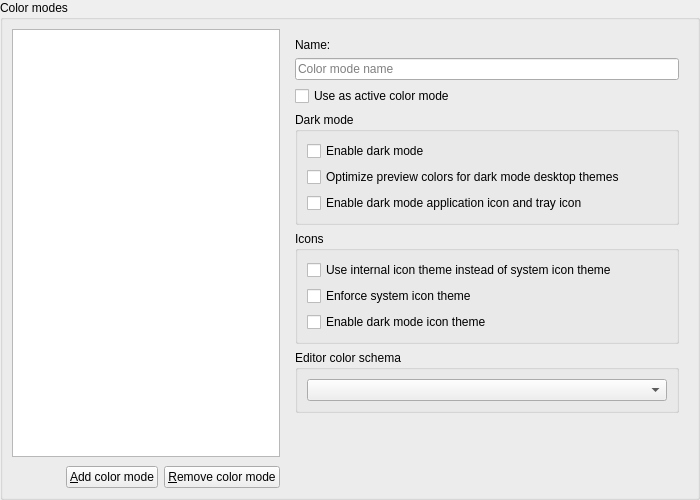
<?xml version="1.0" encoding="UTF-8"?>
<ui version="4.0">
 <class>ColorModeSettingsWidget</class>
 <widget class="QWidget" name="ColorModeSettingsWidget">
  <property name="geometry">
   <rect>
    <x>0</x>
    <y>0</y>
    <width>700</width>
    <height>500</height>
   </rect>
  </property>
  <layout class="QGridLayout" name="gridLayout_colorModes">
   <property name="leftMargin">
    <number>0</number>
   </property>
   <property name="topMargin">
    <number>0</number>
   </property>
   <property name="rightMargin">
    <number>0</number>
   </property>
   <property name="bottomMargin">
    <number>0</number>
   </property>
   <item row="0" column="0">
    <widget class="QGroupBox" name="colorModesGroupBox">
     <property name="title">
      <string>Color modes</string>
     </property>
     <layout class="QGridLayout" name="gridLayout_colorModesInner">
      <item row="0" column="0">
       <widget class="QFrame" name="colorModeSelectFrame">
        <property name="sizePolicy">
         <sizepolicy hsizetype="Preferred" vsizetype="Preferred">
          <horstretch>2</horstretch>
          <verstretch>0</verstretch>
         </sizepolicy>
        </property>
        <property name="frameShape">
         <enum>QFrame::Shape::NoFrame</enum>
        </property>
        <property name="frameShadow">
         <enum>QFrame::Shadow::Raised</enum>
        </property>
        <layout class="QGridLayout" name="gridLayout_colorModeSelect">
         <property name="leftMargin">
          <number>0</number>
         </property>
         <property name="topMargin">
          <number>0</number>
         </property>
         <property name="rightMargin">
          <number>0</number>
         </property>
         <property name="bottomMargin">
          <number>0</number>
         </property>
         <property name="spacing">
          <number>9</number>
         </property>
         <item row="0" column="0">
          <widget class="QListWidget" name="colorModeListWidget">
           <property name="sizePolicy">
            <sizepolicy hsizetype="Expanding" vsizetype="Expanding">
             <horstretch>2</horstretch>
             <verstretch>0</verstretch>
            </sizepolicy>
           </property>
          </widget>
         </item>
         <item row="1" column="0">
          <widget class="QFrame" name="colorModeButtonFrame">
           <property name="frameShape">
            <enum>QFrame::Shape::NoFrame</enum>
           </property>
           <property name="frameShadow">
            <enum>QFrame::Shadow::Plain</enum>
           </property>
           <layout class="QGridLayout" name="gridLayout_colorModeButtons">
            <property name="leftMargin">
             <number>0</number>
            </property>
            <property name="topMargin">
             <number>0</number>
            </property>
            <property name="rightMargin">
             <number>0</number>
            </property>
            <property name="bottomMargin">
             <number>0</number>
            </property>
            <item row="0" column="0">
             <spacer name="colorModeButtonSpacer">
              <property name="orientation">
               <enum>Qt::Orientation::Horizontal</enum>
              </property>
              <property name="sizeHint" stdset="0">
               <size>
                <width>40</width>
                <height>20</height>
               </size>
              </property>
             </spacer>
            </item>
            <item row="0" column="1">
             <widget class="QPushButton" name="colorModeAddButton">
              <property name="text">
               <string>&amp;Add color mode</string>
              </property>
              <property name="icon">
               <iconset theme="list-add" resource="../breeze-qownnotes.qrc">
                <normaloff>:/icons/breeze-qownnotes/16x16/list-add.svg</normaloff>:/icons/breeze-qownnotes/16x16/list-add.svg</iconset>
              </property>
             </widget>
            </item>
            <item row="0" column="2">
             <widget class="QPushButton" name="colorModeRemoveButton">
              <property name="text">
               <string>&amp;Remove color mode</string>
              </property>
              <property name="icon">
               <iconset theme="edit-delete" resource="../breeze-qownnotes.qrc">
                <normaloff>:/icons/breeze-qownnotes/16x16/edit-delete.svg</normaloff>:/icons/breeze-qownnotes/16x16/edit-delete.svg</iconset>
              </property>
             </widget>
            </item>
           </layout>
          </widget>
         </item>
        </layout>
       </widget>
      </item>
      <item row="0" column="3">
       <widget class="QFrame" name="colorModeEditFrame">
        <property name="sizePolicy">
         <sizepolicy hsizetype="Preferred" vsizetype="Preferred">
          <horstretch>3</horstretch>
          <verstretch>0</verstretch>
         </sizepolicy>
        </property>
        <property name="frameShape">
         <enum>QFrame::Shape::NoFrame</enum>
        </property>
        <property name="frameShadow">
         <enum>QFrame::Shadow::Raised</enum>
        </property>
        <layout class="QGridLayout" name="gridLayout_colorModeEdit">
         <item row="0" column="0" colspan="2">
          <widget class="QLabel" name="colorModeNameLabel">
           <property name="text">
            <string>Name:</string>
           </property>
          </widget>
         </item>
         <item row="1" column="0" colspan="2">
          <widget class="QLineEdit" name="colorModeNameLineEdit">
           <property name="toolTip">
            <string>Name of the color mode</string>
           </property>
           <property name="placeholderText">
            <string>Color mode name</string>
           </property>
           <property name="clearButtonEnabled">
            <bool>true</bool>
           </property>
          </widget>
         </item>
         <item row="2" column="0" colspan="2">
          <widget class="QCheckBox" name="colorModeActiveCheckBox">
           <property name="text">
            <string>Use as active color mode</string>
           </property>
          </widget>
         </item>
         <item row="3" column="0" colspan="2">
          <widget class="QGroupBox" name="colorModeDarkModeGroupBox">
           <property name="title">
            <string>Dark mode</string>
           </property>
           <layout class="QGridLayout" name="gridLayout_colorModeDarkMode">
            <item row="0" column="0">
             <widget class="QCheckBox" name="colorModeDarkModeCheckBox">
              <property name="toolTip">
               <string>This enables the dark mode, interface and icons will be modified. You need to restart the application to let these changes take action.</string>
              </property>
              <property name="text">
               <string>Enable dark mode</string>
              </property>
             </widget>
            </item>
            <item row="1" column="0">
             <widget class="QCheckBox" name="colorModeDarkModeColorsCheckBox">
              <property name="toolTip">
               <string>Only some colors will be adapted, your desktop theme will control the rest. You need to restart the application to let these changes take action.</string>
              </property>
              <property name="text">
               <string>Optimize preview colors for dark mode desktop themes</string>
              </property>
             </widget>
            </item>
            <item row="2" column="0">
             <widget class="QCheckBox" name="colorModeDarkModeTrayIconCheckBox">
              <property name="toolTip">
               <string>You may need to restart the application to let these changes take effect</string>
              </property>
              <property name="text">
               <string>Enable dark mode application icon and tray icon</string>
              </property>
             </widget>
            </item>
           </layout>
          </widget>
         </item>
         <item row="4" column="0" colspan="2">
          <widget class="QGroupBox" name="colorModeIconsGroupBox">
           <property name="title">
            <string>Icons</string>
           </property>
           <layout class="QGridLayout" name="gridLayout_colorModeIcons">
            <item row="0" column="0">
             <widget class="QCheckBox" name="colorModeInternalIconThemeCheckBox">
              <property name="toolTip">
               <string>You need to restart the application to let this setting take effect</string>
              </property>
              <property name="text">
               <string>Use internal icon theme instead of system icon theme</string>
              </property>
             </widget>
            </item>
            <item row="1" column="0">
             <widget class="QCheckBox" name="colorModeSystemIconThemeCheckBox">
              <property name="toolTip">
               <string>You need to restart the application to let this setting take effect</string>
              </property>
              <property name="text">
               <string>Enforce system icon theme</string>
              </property>
             </widget>
            </item>
            <item row="2" column="0">
             <widget class="QCheckBox" name="colorModeDarkModeIconThemeCheckBox">
              <property name="toolTip">
               <string>You may need to restart the application to let these changes take effect</string>
              </property>
              <property name="text">
               <string>Enable dark mode icon theme</string>
              </property>
             </widget>
            </item>
           </layout>
          </widget>
         </item>
         <item row="5" column="0" colspan="2">
          <widget class="QGroupBox" name="colorModeEditorSchemaGroupBox">
           <property name="title">
            <string>Editor color schema</string>
           </property>
           <layout class="QGridLayout" name="gridLayout_colorModeEditorSchema">
            <item row="0" column="0">
             <widget class="QComboBox" name="colorModeEditorColorSchemaComboBox">
              <property name="toolTip">
               <string>Select the editor color schema for this color mode</string>
              </property>
             </widget>
            </item>
           </layout>
          </widget>
         </item>
         <item row="6" column="0">
          <spacer name="colorModeVerticalSpacer">
           <property name="orientation">
            <enum>Qt::Vertical</enum>
           </property>
           <property name="sizeType">
            <enum>QSizePolicy::Policy::Expanding</enum>
           </property>
           <property name="sizeHint" stdset="0">
            <size>
             <width>20</width>
             <height>5</height>
            </size>
           </property>
          </spacer>
         </item>
        </layout>
       </widget>
      </item>
     </layout>
    </widget>
   </item>
  </layout>
 </widget>
 <resources>
  <include location="../breeze-qownnotes.qrc"/>
 </resources>
</ui>
